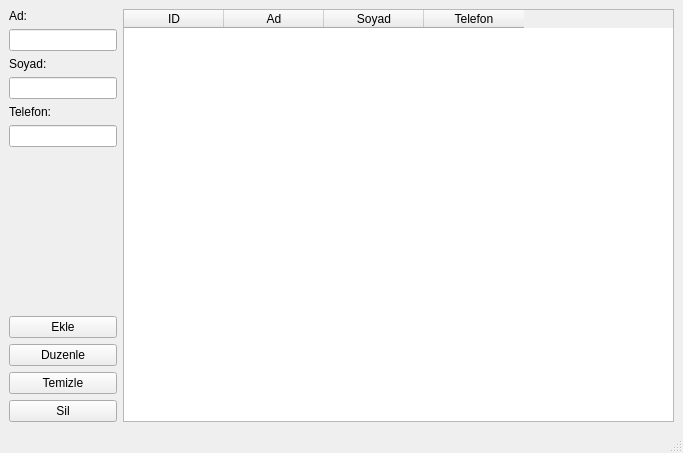
<?xml version="1.0" encoding="UTF-8"?>
<ui version="4.0">
 <class>MainWindow</class>
 <widget class="QMainWindow" name="MainWindow">
  <property name="geometry">
   <rect>
    <x>0</x>
    <y>0</y>
    <width>683</width>
    <height>453</height>
   </rect>
  </property>
  <property name="windowTitle">
   <string>Telefon Rehberi</string>
  </property>
  <widget class="QWidget" name="centralwidget">
   <layout class="QHBoxLayout" name="horizontalLayout">
    <item>
     <layout class="QVBoxLayout" name="verticalLayout">
      <item>
       <widget class="QLabel" name="label">
        <property name="text">
         <string>Ad:</string>
        </property>
       </widget>
      </item>
      <item>
       <widget class="QLineEdit" name="lineEdit_ad">
        <property name="sizePolicy">
         <sizepolicy hsizetype="Minimum" vsizetype="Fixed">
          <horstretch>0</horstretch>
          <verstretch>0</verstretch>
         </sizepolicy>
        </property>
       </widget>
      </item>
      <item>
       <widget class="QLabel" name="label_2">
        <property name="text">
         <string>Soyad:</string>
        </property>
       </widget>
      </item>
      <item>
       <widget class="QLineEdit" name="lineEdit_soyad">
        <property name="sizePolicy">
         <sizepolicy hsizetype="Minimum" vsizetype="Fixed">
          <horstretch>0</horstretch>
          <verstretch>0</verstretch>
         </sizepolicy>
        </property>
       </widget>
      </item>
      <item>
       <widget class="QLabel" name="label_3">
        <property name="text">
         <string>Telefon:</string>
        </property>
       </widget>
      </item>
      <item>
       <widget class="QLineEdit" name="lineEdit_telefon">
        <property name="sizePolicy">
         <sizepolicy hsizetype="Minimum" vsizetype="Fixed">
          <horstretch>0</horstretch>
          <verstretch>0</verstretch>
         </sizepolicy>
        </property>
       </widget>
      </item>
      <item>
       <spacer name="verticalSpacer">
        <property name="orientation">
         <enum>Qt::Vertical</enum>
        </property>
        <property name="sizeHint" stdset="0">
         <size>
          <width>20</width>
          <height>40</height>
         </size>
        </property>
       </spacer>
      </item>
      <item>
       <widget class="QPushButton" name="pushButton_ekle">
        <property name="text">
         <string>Ekle</string>
        </property>
       </widget>
      </item>
      <item>
       <widget class="QPushButton" name="pushButton_duzenle">
        <property name="text">
         <string>Duzenle</string>
        </property>
       </widget>
      </item>
      <item>
       <widget class="QPushButton" name="pushButton_temizle">
        <property name="text">
         <string>Temizle</string>
        </property>
       </widget>
      </item>
      <item>
       <widget class="QPushButton" name="pushButton_sil">
        <property name="text">
         <string>Sil</string>
        </property>
       </widget>
      </item>
     </layout>
    </item>
    <item>
     <layout class="QVBoxLayout" name="verticalLayout_2">
      <item>
       <widget class="QTableWidget" name="tableWidget">
        <column>
         <property name="text">
          <string>ID</string>
         </property>
        </column>
        <column>
         <property name="text">
          <string>Ad</string>
         </property>
        </column>
        <column>
         <property name="text">
          <string>Soyad</string>
         </property>
        </column>
        <column>
         <property name="text">
          <string>Telefon</string>
         </property>
        </column>
       </widget>
      </item>
     </layout>
    </item>
   </layout>
  </widget>
  <widget class="QMenuBar" name="menubar">
   <property name="geometry">
    <rect>
     <x>0</x>
     <y>0</y>
     <width>683</width>
     <height>26</height>
    </rect>
   </property>
  </widget>
  <widget class="QStatusBar" name="statusbar"/>
 </widget>
 <resources/>
 <connections/>
</ui>
